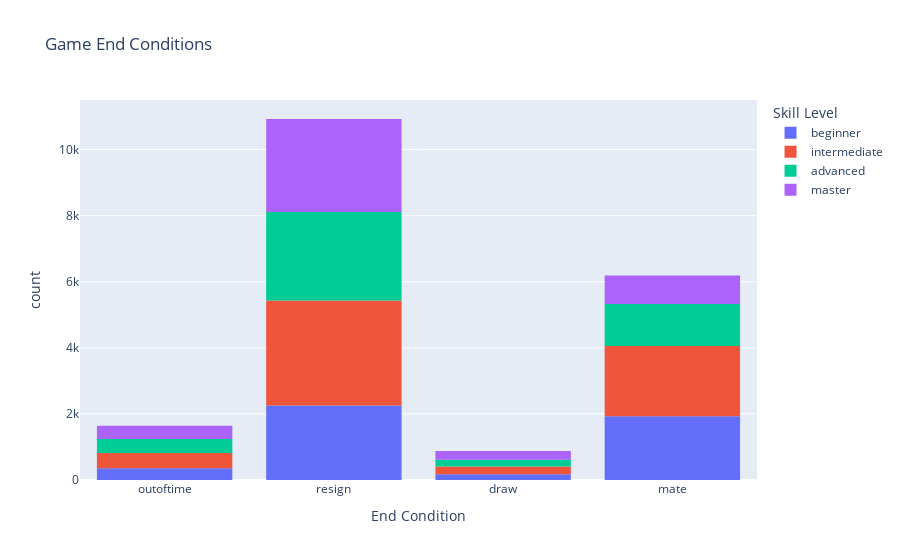

This figure's notebook cell:
### Code cell
st.header('Game End Conditions')

# show histogram of game outcomes, colored by skill level
px.histogram(games_df, x='victory_status', color='skill_level', title='Game End Conditions',
    labels=dict(victory_status='End Condition', skill_level='Skill Level'))

### Figure 1 — Plotly figure (JSON) as saved in the notebook; plotly's stock layout.template omitted (floating-point values rounded to 4 significant figures; data arrays with more than 128 entries replaced by an {"elided": "..."} marker saying what was removed)
{"data": [{"alignmentgroup": "True", "bingroup": "x", "hovertemplate": "Skill Level=beginner<br>End Condition=%{x}<br>count=%{y}<extra></extra>", "legendgroup": "beginner", "marker": {"color": "#636efa", "pattern": {"shape": ""}}, "name": "beginner", "offsetgroup": "beginner", "orientation": "v", "showlegend": true, "type": "histogram", "x": {"elided": "4717 str values"}, "xaxis": "x", "yaxis": "y"}, {"alignmentgroup": "True", "bingroup": "x", "hovertemplate": "Skill Level=intermediate<br>End Condition=%{x}<br>count=%{y}<extra></extra>", "legendgroup": "intermediate", "marker": {"color": "#EF553B", "pattern": {"shape": ""}}, "name": "intermediate", "offsetgroup": "intermediate", "orientation": "v", "showlegend": true, "type": "histogram", "x": {"elided": "5993 str values"}, "xaxis": "x", "yaxis": "y"}, {"alignmentgroup": "True", "bingroup": "x", "hovertemplate": "Skill Level=advanced<br>End Condition=%{x}<br>count=%{y}<extra></extra>", "legendgroup": "advanced", "marker": {"color": "#00cc96", "pattern": {"shape": ""}}, "name": "advanced", "offsetgroup": "advanced", "orientation": "v", "showlegend": true, "type": "histogram", "x": {"elided": "4587 str values"}, "xaxis": "x", "yaxis": "y"}, {"alignmentgroup": "True", "bingroup": "x", "hovertemplate": "Skill Level=master<br>End Condition=%{x}<br>count=%{y}<extra></extra>", "legendgroup": "master", "marker": {"color": "#ab63fa", "pattern": {"shape": ""}}, "name": "master", "offsetgroup": "master", "orientation": "v", "showlegend": true, "type": "histogram", "x": {"elided": "4332 str values"}, "xaxis": "x", "yaxis": "y"}], "layout": {"barmode": "relative", "legend": {"title": {"text": "Skill Level"}, "tracegroupgap": 0}, "title": {"text": "Game End Conditions"}, "xaxis": {"anchor": "y", "domain": [0, 1], "title": {"text": "End Condition"}}, "yaxis": {"anchor": "x", "domain": [0, 1], "title": {"text": "count"}}}}
